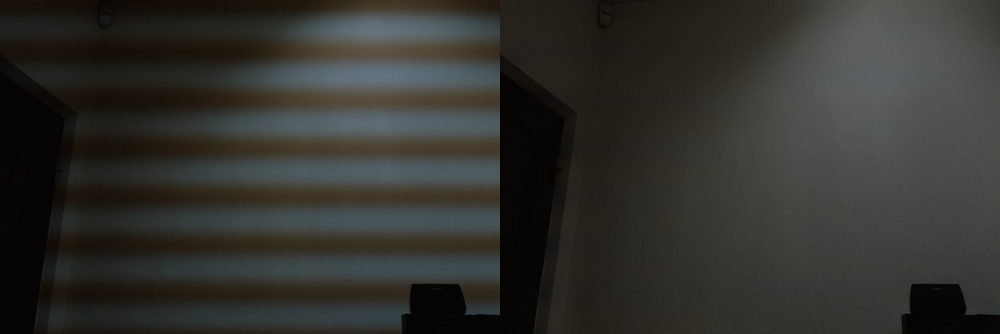
#> input picture img/examples/example_01.png, 2000 x 667 px (shown at 1/2 size)
$ python autosettings.py --input img/examples/example_01.png
#> lines starting #> are read from the running program, lines starting #| are printed output that depends on the picture
#!/usr/bin/env python3
"""autosettings.py — estimate band settings for a new image before processing.

WHAT IT DECIDES, AND WHY ONLY THESE
-----------------------------------
Estimated (evidence-backed, mechanical):

  band_axis                which way the bands run
  flat_profile             whether the profile stage should run at all
  flat_profile_mode        pwm / smooth, or hand off to the surface equalizer
  flat_profile_band_period the fundamental, with ranked alternatives

Those four account for most of the difference between the worst and best
results on the reference set. 0-q9gicytxxn4h1 went from margin -51.4 to +20.8
purely by switching flat_profile from false to pwm; every large failure during
development was a period error (62.2 / 59.56 / 110.33 / 30.02 / 112 all wrong on
one image).

KNOWN LIMITS
  * Greyscale images are capped at medium confidence -- there is no second
    opinion to check luma against.
  * luma is kept in the estimate despite being the weakest field: dropping it
    sent 0-q9gicytxxn4h1 from 148.52 px to 594.07 px (exactly 4x, reported as
    high confidence). No single field is trustworthy on its own.
  * The unanimity rule on colour ratios is deliberately strict. A weighted
    majority was considered and rejected: on fXidK4 the two dissenting ratios
    carry the HIGHEST prominence (278.1 and 112.6) yet point at 186.67 px,
    where the tool's own output shows -4.7% reduction, while the majority at
    80.00 px shows +39.1%. A prominence-weighted majority would have chosen the
    wrong period. Strict agreement demotes some correct images to low, which
    costs a manual entry but is never wrong.

NOT estimated, deliberately:

  strengths, pass counts, guard thresholds

Every one of those was settled by eye against the metric, and the metric lost:
singerpwm v9 (+8.3) was chosen over v11 (+11.0); polish strength 0.33 beat 0.7
and 1.2; 0-q9gicytxxn4h1 gained 0.4 margin and blew out the lamp cores. There is
no measurement here that predicts those calls, so this leaves them at defaults.

HOW THE PERIOD IS FOUND
-----------------------
Two lessons drive the method.

1. Measure on a log-channel RATIO, not luma. Scene structure is multiplicative
   and cancels in a ratio; a flicker source with a different spectrum does not.
   On pwm1 the band's prominence is 105 in luma and 706 in logB-logR -- and luma
   reports the 30 px harmonic while every ratio finds the 58.7 px fundamental.

2. Search several windows and several ratios, and only trust an answer they
   agree on. A period that changes with the search window is a harmonic-family
   artefact. 3136031 reads 112 / 70 / 46.67 depending on the window, and its
   measured reduction flips between +21.4% and -27.5% across those -- so it is
   reported as undetermined rather than pinned.

CONFIDENCE
  high    ratios agree, windows agree, prominence >= 20
  medium  a clear winner but some disagreement -- alternatives offered
  low     weak or contradictory evidence; caller should leave defaults and warn

USAGE
    python autosettings.py --input photo.jpg --json photo.settings.json
    python autosettings.py --suite img/tests --csv estimates.csv
    python autosettings.py --input photo.jpg --base my_defaults.json --json out.json

The JSON is a complete recipe when --base is given (defaults merged with the
estimate), otherwise just the estimated keys plus a diagnostics block.
"""
from __future__ import annotations

import argparse
import json
import sys
from pathlib import Path

import numpy as np
from PIL import Image


def _gauss_kernel(sigma: float) -> np.ndarray:
    radius = max(1, int(round(3.0 * float(sigma))))
    k = np.arange(-radius, radius + 1, dtype=np.float64)
    k = np.exp(-0.5 * (k / max(sigma, 1e-6)) ** 2)
    return k / k.sum()


def gaussian_filter(a: np.ndarray, sigma: float) -> np.ndarray:
    """Separable Gaussian blur, numpy only.

    scipy.ndimage would do this in one call, but scipy is not a dependency of
    the shipped application and bundling it through Nuitka for two blurs is not
    worth ~100 MB and the extension-module fragility. Edges use reflect padding,
    matching scipy's mode="reflect" closely enough for a detrend.
    """
    k = _gauss_kernel(sigma)
    r = len(k) // 2
    out = np.pad(a.astype(np.float64), ((r, r), (0, 0)), mode="reflect")
    out = np.apply_along_axis(lambda v: np.convolve(v, k, mode="valid"), 0, out)
    out = np.pad(out, ((0, 0), (r, r)), mode="reflect")
    return np.apply_along_axis(lambda v: np.convolve(v, k, mode="valid"), 1, out)

Image.MAX_IMAGE_PIXELS = None

RATIOS = {
    "luma": None,
    "logB-logR": (-1.0, 0.0, 1.0),
    "logG-logR": (-1.0, 1.0, 0.0),
    "logB-logG": (0.0, -1.0, 1.0),
    "logB-(R+G)/2": (-0.5, -0.5, 1.0),
}
WINDOWS = [(8.0, 200.0), (8.0, 100.0), (8.0, 400.0), (16.0, 200.0)]
ANALYSIS_SIDE = 1400


def is_greyscale(a, tol=0.02):
    """Ratios carry no information when the channels are identical."""
    return bool(max(float(np.abs(a[..., 0] - a[..., 1]).mean()),
                    float(np.abs(a[..., 1] - a[..., 2]).mean())) < tol)


def load_fields(path, max_side=ANALYSIS_SIDE):
#> called with max_side = 1400
    im = Image.open(path).convert("RGB")
    w, h = im.size
#> w = 2000; h = 667
    f = 1.0
    if max(w, h) > max_side:
        f = max_side / max(w, h)
#> f = 0.7
        im = im.resize((max(1, int(w * f)), max(1, int(h * f))), Image.LANCZOS)
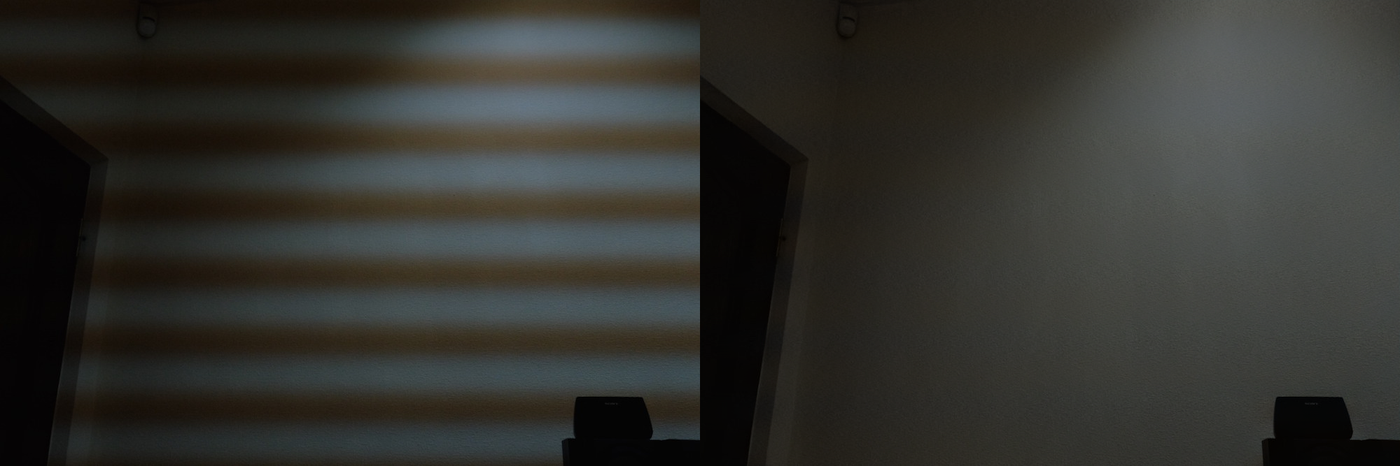
#> im: PIL image 1400x466 RGB; mean R, G, B 49.9, 49.7, 45.5
    a = np.asarray(im, np.float64) / 255.0
    la = np.log(a + 0.02)
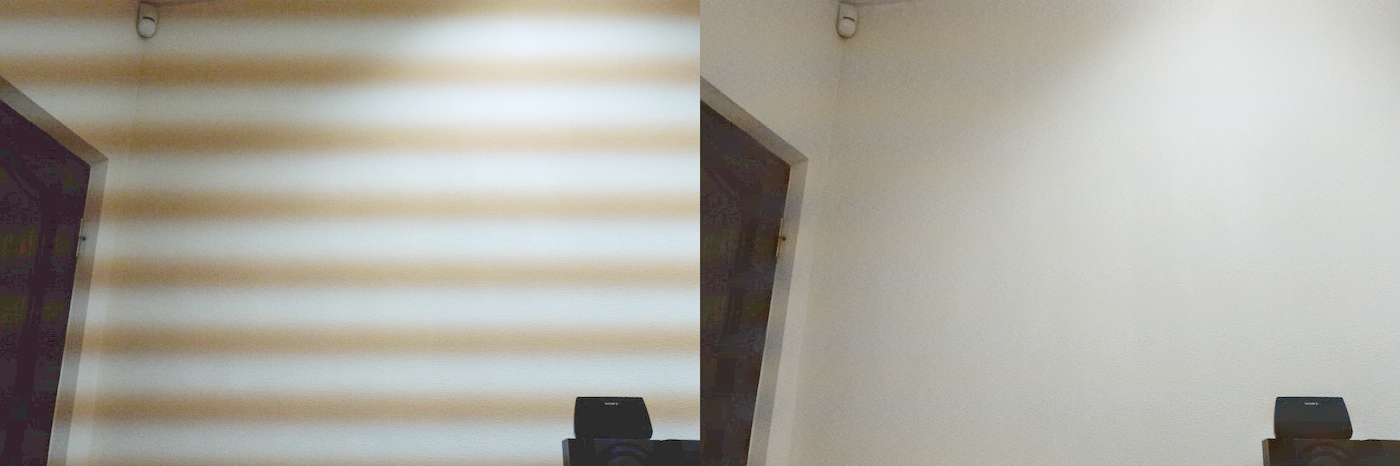
#> la: shape (466, 1400, 3) float64; mean R, G, B -1.67, -1.7, -1.82; drawn with min black and max white
    grey = is_greyscale(a)
#> grey = True
    out = {}
    for name, wts in RATIOS.items():
        if wts is None:
            y = 0.299 * a[..., 0] + 0.587 * a[..., 1] + 0.114 * a[..., 2]
            out[name] = np.log(y + 0.02)
        elif not grey:
            out[name] = sum(c * la[..., i] for i, c in enumerate(wts))
#> after the loop, out = 1 item
    return out, f, im.size, grey


def spectrum(L):
    r = L - gaussian_filter(L, 25)
    h, w = r.shape
    win = np.outer(np.hanning(h), np.hanning(w))
    return np.abs(np.fft.rfft2(r * win)), h


def peak_and_floor(L, pmin, pmax):
    """Best fx~0 peak in the period window, and the local noise floor."""
    F, h = spectrum(L)
    fy = np.fft.fftfreq(h)[: F.shape[0]]
    axis = F[:, 0:3].max(axis=1)
    best_p, best_v = None, 0.0
    for i in range(2, len(axis)):
        if fy[i] <= 0:
            continue
        p = 1.0 / fy[i]
        if pmin <= p <= pmax and axis[i] > best_v:
            best_p, best_v = p, axis[i]
    m = (np.abs(fy) > 1.0 / pmax) & (np.abs(fy) < 1.0 / pmin)
    floor = float(np.median(F[m, :])) if m.any() else 1e-9
    return best_p, best_v, max(floor, 1e-9)


def scan(fields, axis, scale):
    """Every field x every window. Returns rows in ORIGINAL pixel units.

    luma is INCLUDED, though it is often the weakest field. Excluding it was
    tried and rejected. It is wrong whenever it disagrees with a ratio
    consensus -- my_photo_input (589.57 vs 687.83), xdn15oqgxnya1 (103.56 vs
    49.05), dGhU9 (prominence 30.6 vs 470.3), j7PMB0W9 (140.00 vs 62.22),
    ge107vg31 (405.01 vs 48-87) -- but on 0-q9gicytxxn4h1 it was the field
    holding the estimate at the true 148.5 px; without it the ratios locked
    onto 594.07, exactly 4x the fundamental, and reported high confidence.

    No single field is reliable. That is what the ratio-agreement check exists
    to detect, and it is the only defence that has not backfired.
    """
    rows = []
    for name, L in fields.items():
        Z = L if axis == "horizontal" else L.T
        for pmin, pmax in WINDOWS:
            p, v, fl = peak_and_floor(Z, pmin, pmax)
            if p is None:
                continue
            rows.append({"ratio": name, "window": [pmin, pmax],
                         "period": p / scale, "prominence": v / fl})
    return rows


def ratio_agreement(rows, tol=1.2):
    """Do the colour ratios independently land on the same period?

    The cluster score alone cannot see this: it sums prominence across ratios
    and windows, so a strong minority answer is absorbed rather than flagged.
    band2d --scan-ratios does make the comparison, and it caught j7PMB0W9...
    where four ratios say 62.22 px, logG-logR says 112.00 and luma says 140.00
    (112/62.22 = 1.80, not a harmonic). The estimator rated that "high".

    luma is excluded from the vote. It disagreed with the ratios on dGhU9
    (125.00 vs prominence 30.6), xdn15oqgxnya1 (103.56 vs 49.05, roughly H2)
    and j7PMB0W9 -- it is the least reliable field and should not get a say.

    Returns (spread, best_period_per_ratio). spread <= tol means agreement.
    """
    best = {}
    for r in rows:
        if r["ratio"] == "luma":
            continue
        cur = best.get(r["ratio"])
        if cur is None or r["prominence"] > cur["prominence"]:
            best[r["ratio"]] = r
    pers = sorted(v["period"] for v in best.values())
    if len(pers) < 2:
        return 1.0, {k: round(v["period"], 2) for k, v in best.items()}
    spread = pers[-1] / max(pers[0], 1e-9)
    if harmonic_of(pers[0], pers[-1]):        # same answer seen at two scales
        spread = 1.0
    return spread, {k: round(v["period"], 2) for k, v in best.items()}


def consensus(rows, tol=0.12):
    """Cluster periods; return clusters sorted by summed prominence."""
    if not rows:
        return []
    clusters = []
    for r in sorted(rows, key=lambda r: -r["prominence"]):
        for c in clusters:
            if abs(r["period"] / c["period"] - 1.0) <= tol:
                c["members"].append(r)
                c["score"] += r["prominence"]
                c["period"] = float(np.median([m["period"] for m in c["members"]]))
                break
        else:
            clusters.append({"period": r["period"], "score": r["prominence"],
                             "members": [r]})
    return sorted(clusters, key=lambda c: -c["score"])


def harmonic_of(a, b, tol=0.10):
    """True when a and b are related by a small integer ratio."""
    if a <= 0 or b <= 0:
        return False
    x = max(a, b) / min(a, b)
    return abs(x - round(x)) <= tol and 2 <= round(x) <= 6


def aspect_prior(size, portrait_ratio=1.10):
    """The tool's existing rule: portrait implies rotated sensor rows."""
    w, h = size
    return "vertical" if (h / max(w, 1)) >= portrait_ratio else "horizontal"


def estimate(path, base=None, axis=None):
    """Estimate the period on a GIVEN axis.

    The axis is NOT chosen here. Scoring both axes by band prominence was tried
    and disagreed with the reference set on 4 of 24 images (3136031, mGec5,
    qVyMq, ge107vg31), rating all four "high" -- scene structure elongated along
    one axis outscores a real band often enough to be unsafe. The tool's aspect
    prior is the better default: on jDOn4whY... the content statistic preferred
    vertical (H=0.040 V=0.062) and the prior's horizontal was correct.

    Pass `axis` explicitly to honour a manual override.
    """
    fields, scale, size, grey = load_fields(path)
#> fields = 1 item; scale = 0.7; size = (1400, 466); grey = True
    orig = (int(size[0] / scale), int(size[1] / scale))
#> orig = (2000, 665)
    axis = axis or aspect_prior(orig)
#> in aspect_prior, `w, h = size`: w = 2000; h = 665
#> axis = 'horizontal'
    per_axis = {}
    for ax in ("horizontal", "vertical"):
        rows = scan(fields, ax, scale)
        cl = consensus(rows)
        per_axis[ax] = {"rows": rows, "clusters": cl,
                        "best": cl[0]["score"] if cl else 0.0}
#> after the loop, per_axis = 2 items
    other = "vertical" if axis == "horizontal" else "horizontal"
#> other = 'vertical'
    clusters = per_axis[axis]["clusters"]
#> clusters = 1 item
    axis_margin = per_axis[axis]["best"] / max(per_axis[other]["best"], 1e-9)
#> axis_margin = 1.65
    axis_note = ("" if axis_margin >= 0.7 else
                 f"the {other} axis scores {1/max(axis_margin,1e-9):.1f}x higher; "
                 f"if the bands do not run as expected, try switching the axis")
#> axis_note = ''

    diag = {
        "greyscale": grey,
        "axis_source": "prior/override",
        "axis_note": axis_note,
        "source_size": [int(size[0] / scale), int(size[1] / scale)],
        "axis_score": {k: round(per_axis[k]["best"], 1) for k in per_axis},
        "axis_margin": round(axis_margin, 2),
    }

    if not clusters:
        return {"confidence": "low", "reason": "no periodic band found on either axis",
                "band_axis": axis, "candidates": [], "settings": {}, "diagnostics": diag}

    spread, per_ratio = ratio_agreement(per_axis[axis]["rows"])
#> spread = 1; per_ratio = 0 items
    diag["ratio_periods"] = per_ratio
    diag["ratio_spread"] = round(spread, 2)

    top = clusters[0]
#> top = 3 items
    n_ratios = len({m["ratio"] for m in top["members"]})
#> n_ratios = 1
    n_windows = len({tuple(m["window"]) for m in top["members"]})
#> n_windows = 4
    prom = float(np.median([m["prominence"] for m in top["members"]]))
#> prom = 832.6
    # size is the ANALYSIS size but periods are in original pixels, so the band
    # length has to be converted back or the cycle count is wrong by `scale`
    # (0-q9gicytxxn4h1 reported 6.3 cycles instead of 28).
    band_len = (size[1] if axis == "horizontal" else size[0]) / scale
#> band_len = 665.7
    cycles = band_len / max(top["period"], 1e-9)
#> cycles = 7

    # A rival cluster that is NOT a harmonic of the winner means two different
    # answers, not one answer seen at two scales.
    rival = None
    for c in clusters[1:]:
        if c["score"] > 0.45 * top["score"] and not harmonic_of(c["period"], top["period"]):
            rival = c
            break
#> this loop made 0 passes

    need_ratios = 1 if grey else 3
#> need_ratios = 1
    need_ratios_med = 1 if grey else 2
#> need_ratios_med = 1
    # A real rolling-shutter band is far stronger on its own axis. When the two
    # axes score close together the winner is usually scene structure, so the
    # axis is treated as undetermined rather than guessed.
    ratios_agree = grey or spread <= 1.2
#> ratios_agree = True
    if (prom >= 20 and n_ratios >= need_ratios and n_windows >= 3
            and rival is None and ratios_agree and 3 <= cycles <= 80):
        # Greyscale offers no cross-check: only luma is available, and window
        # stability cannot detect that luma itself is the wrong instrument.
        # BW_my_photo_input is STABLE at 589.57 across every window while the
        # colour version of the same scene gives 687.83 from all five ratios.
        conf = "medium" if grey else "high"
#> conf = 'medium'
        reason = ("greyscale: no colour ratio available to cross-check the period"
                  if grey else "")
    elif prom >= 8 and n_ratios >= need_ratios_med and rival is None and ratios_agree:
        conf = "medium"
        reason = "band found but agreement is partial; check the period"
    else:
        conf = "low"
        bits = []
        if prom < 8:
            bits.append(f"prominence {prom:.1f} is too low to be sure a band exists")
        if rival is not None:
            bits.append(f"a competing period of {rival['period']:.1f} px is not a "
                        f"harmonic of {top['period']:.1f} px")
        if not ratios_agree:
            bits.append(f"colour ratios disagree on the period by {spread:.2f}x "
                        f"({', '.join(f'{k}={v}' for k, v in sorted(per_ratio.items()))})")
        if not (3 <= cycles <= 80):
            bits.append(f"{cycles:.1f} cycles is outside the workable 3-80 range")
        reason = "; ".join(bits) or "evidence too weak"

    cands = []
    for c in clusters[:6]:
        cyc = band_len / max(c["period"], 1e-9)
        cands.append({
            "period_px": round(c["period"], 2),
            "cycles": round(cyc, 1),
            "score": round(c["score"], 1),
            "ratios": sorted({m["ratio"] for m in c["members"]}),
            "relation": ("primary" if c is top else
                         "harmonic" if harmonic_of(c["period"], top["period"]) else
                         "independent"),
        })
#> this loop made 1 pass
#> cyc on pass 1: 7
#> after the loop, cands = 1 item

    settings = {}
    if conf != "low":
        settings = {
            "band_axis": axis,
            "flat_profile": True,
            "flat_profile_mode": "pwm",
            "flat_profile_band_period": round(top["period"], 3),
        }
#> settings = {'band_axis': 'horizontal', 'flat_profile': True, 'flat_profile_mode': 'pwm', 'flat_profile_band_period': 95.1}
        # Under ~3 cycles this is an illumination gradient, not a band; the
        # surface equalizer is the right stage. led-lights is that case: one
        # large irregular dark region, no period, and its equalizer-only recipe
        # takes the brightness spread from 186% to 58%.
        if cycles < 3.0:
            settings.update({"flat_profile": False, "flat_profile_mode": "smooth",
                             "flat_surface_equalizer": True})

    return {"confidence": conf, "reason": reason, "band_axis": axis,
            "period_px": round(top["period"], 3), "cycles": round(cycles, 1),
            "prominence": round(prom, 1), "candidates": cands,
            "axis_note": axis_note,
            "settings": ({**base, **settings} if base else settings),
            "diagnostics": diag}


def main() -> int:
    ap = argparse.ArgumentParser(description=__doc__,
                                 formatter_class=argparse.RawDescriptionHelpFormatter)
    ap.add_argument("--input")
    ap.add_argument("--json", help="write the estimate here")
    ap.add_argument("--base", help="defaults JSON to merge the estimate into")
    ap.add_argument("--axis", choices=["horizontal", "vertical"],
                    help="override the band axis; default is the aspect prior")
    ap.add_argument("--suite", help="directory with inputs/ to batch-estimate")
    ap.add_argument("--csv")
    a = ap.parse_args()

    base = json.load(open(a.base)) if a.base else None

    if a.suite:
        ins = Path(a.suite) / "inputs"
        hdr = f"{'image':<46}{'conf':<8}{'ax':<3}{'period':>9}{'cyc':>7}{'prom':>8}{'cands':>7}"
        print(hdr); print("-" * len(hdr))
        rows = []
        for p in sorted(ins.iterdir()):
            if not p.is_file():
                continue
            try:
                r = estimate(p, base, a.axis)
            except Exception as e:                       # noqa: BLE001
                print(f"{p.name[:45]:<46}ERROR {e!r}")
                continue
            rows.append({"image": p.name, **{k: r.get(k) for k in
                        ("confidence", "band_axis", "period_px", "cycles", "prominence")},
                        "n_candidates": len(r["candidates"]), "reason": r["reason"]})
            print(f"{p.name[:45]:<46}{r['confidence']:<8}{r['band_axis'][0]:<3}"
                  f"{(r.get('period_px') or 0):>9.2f}{(r.get('cycles') or 0):>7.1f}"
                  f"{(r.get('prominence') or 0):>8.1f}{len(r['candidates']):>7}")
            if r["confidence"] == "low":
                print(f"{'':<46}  -> {r['reason']}")
        if a.csv and rows:
            import csv as _csv
            with open(a.csv, "w", newline="") as fh:
                wr = _csv.DictWriter(fh, fieldnames=list(rows[0]))
                wr.writeheader(); wr.writerows(rows)
            print(f"\nwrote {a.csv}")
        return 0

    if not a.input:
        ap.error("give --input or --suite")
    r = estimate(Path(a.input), base, a.axis)
#> r = 10 items
    print(json.dumps(r, indent=2))
#> (printed output is left out)
    if a.json:
        json.dump(r["settings"] if base else r, open(a.json, "w"), indent=2)
        print(f"\nwrote {a.json}", file=sys.stderr)
    return 0 if r["confidence"] != "low" else 2


if __name__ == "__main__":
    sys.exit(main())
#> (the program exits here)
